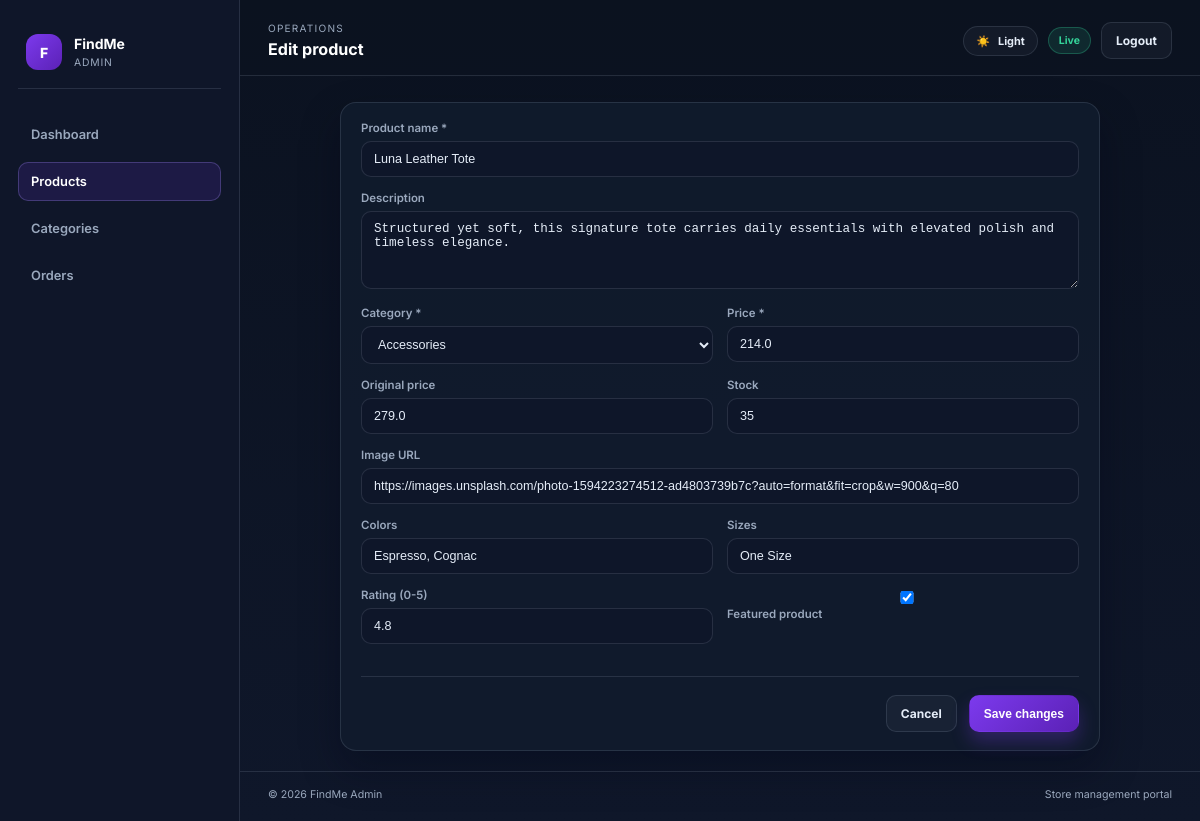
Page /admin/products/edit/2 (signed in) on the committed database.
### models.py (models this page shows)
class Product(db.Model):
    __tablename__ = 'products'
    id = db.Column(db.Integer, primary_key=True)
    name = db.Column(db.String(255), nullable=False)
    description = db.Column(db.Text)
    price = db.Column(db.Float, nullable=False)
    old_price = db.Column(db.Float)
    image = db.Column(db.String(500))
    gallery = db.Column(db.JSON)  # List of image URLs
    category_id = db.Column(db.Integer, db.ForeignKey('categories.id'), nullable=False)
    colors = db.Column(db.JSON)  # List of colors
    sizes = db.Column(db.JSON)  # List of sizes
    stock = db.Column(db.Integer, default=0)
    featured = db.Column(db.Boolean, default=False)
    rating = db.Column(db.Float, default=5.0)
    reviews_count = db.Column(db.Integer, default=0)
    created_at = db.Column(db.DateTime, default=datetime.utcnow)
    updated_at = db.Column(db.DateTime, default=datetime.utcnow, onupdate=datetime.utcnow)
    reviews = db.relationship('Review', backref='product', lazy=True, cascade='all, delete-orphan')
    order_items = db.relationship('OrderItem', backref='product', lazy=True)

class Category(db.Model):
    __tablename__ = 'categories'
    id = db.Column(db.Integer, primary_key=True)
    name = db.Column(db.String(120), unique=True, nullable=False)
    description = db.Column(db.Text)
    created_at = db.Column(db.DateTime, default=datetime.utcnow)
    products = db.relationship('Product', backref='category', lazy=True, cascade='all, delete-orphan')

### app.py (the view, shortened to what this page needs)
@app.route('/admin/products/edit/<int:product_id>', methods=['GET', 'POST'])
def admin_edit_product(product_id):
    if 'admin_id' not in session:
        return redirect(url_for('admin_login'))
    product = Product.query.get_or_404(product_id)
    categories = Category.query.all()
    return render_template('admin/edit_product.html', product=product, categories=categories)

### app.py (called while the page is built)
@app.context_processor
def inject_cart_data():
    cart = session.get('cart', {})
    item_count = sum(cart.values())
    subtotal = 0
    for product_id, quantity in cart.items():
        product = Product.query.get(int(product_id))
        if product:
            subtotal += product.price * quantity
    return {'cart_count': item_count, 'cart_subtotal': subtotal}

### templates/admin/edit_product.html (shortened to what this page needs)
{% extends 'admin/base.html' %}
{% block page_title %}Edit product{% endblock %}
{% block content %}
<div class="admin-panel" style="max-width: 760px; margin: 0 auto;">
  <form method="POST">
    <div class="form-group">
      <label>Product name *</label>
      <input type="text" name="name" value="{{ product.name }}" required />
    </div>
    <div class="form-group">
      <label>Description</label>
      <textarea name="description" rows="4">{{ product.description }}</textarea>
    </div>
    <div class="form-row">
      <div class="form-group">
        <label>Category *</label>
        <select name="category_id" required>
          {% for category in categories %}
            <option value="{{ category.id }}" {% if category.id == product.category_id %}selected{% endif %}>{{ category.name }}</option>
          {% endfor %}
        </select>
      </div>
      <div class="form-group">
        <label>Price *</label>
        <input type="number" name="price" step="0.01" value="{{ product.price }}" required />
      </div>
    </div>
    <div class="form-row">
      <div class="form-group">
        <label>Original price</label>
        <input type="number" name="old_price" step="0.01" value="{{ product.old_price or '' }}" />
      </div>
      <div class="form-group">
        <label>Stock</label>
        <input type="number" name="stock" value="{{ product.stock }}" />
      </div>
    </div>
    <div class="form-group">
      <label>Image URL</label>
      <input type="url" name="image" value="{{ product.image }}" />
    </div>
    <div class="form-row">
      <div class="form-group">
        <label>Colors</label>
        <input type="text" name="colors" value="{{ product.colors|join(', ') if product.colors else '' }}" />
      </div>
      <div class="form-group">
        <label>Sizes</label>
        <input type="text" name="sizes" value="{{ product.sizes|join(', ') if product.sizes else '' }}" />
      </div>
    </div>
    <div class="form-row">
      <div class="form-group">
        <label>Rating (0-5)</label>
        <input type="number" name="rating" min="0" max="5" step="0.1" value="{{ product.rating }}" />
      </div>
      <div class="form-group checkbox-row">
        <label class="checkbox-label"><input type="checkbox" name="featured" {% if product.featured %}checked{% endif %} /> Featured product</label>
      </div>
    </div>
    <div class="form-actions">
      <a href="{{ url_for('admin_products') }}" class="admin-button admin-button-secondary">Cancel</a>
      <button type="submit" class="admin-button admin-button-primary">Save changes</button>
    </div>
  </form>
</div>
{% endblock %}

### static/css/admin.css (style rules this page uses)
:root { --admin-bg: #0b1220; --admin-panel: #111827; --admin-panel-strong: #0f172a; --admin-card: #111c2d; --admin-line: rgba(148, 163, 184, 0.18); --admin-text: #e5edf8; --admin-muted: #9aa8bd; --admin-accent: #7c3aed; --admin-accent-soft: #a78bfa; --admin-success: #34d399; --admin-warning: #fbbf24; --admin-danger: #f87171; --admin-shadow: 0 18px 38px rgba(2, 6, 23, 0.35); }
* { box-sizing: border-box; }
html, body { margin: 0; min-height: 100%; font-family: "Inter", sans-serif; background: linear-gradient(180deg, var(--admin-bg) 0%, #0f172a 100%); color: var(--admin-text); font-size: 14px; }
body a { color: inherit; text-decoration: none; }
.admin-body { min-height: 100vh; }
.admin-button { display: inline-flex; align-items: center; justify-content: center; border-radius: 10px; border: 1px solid transparent; padding: 10px 14px; font-size: 0.86rem; font-weight: 700; cursor: pointer; transition: 0.2s ease; }
.admin-button-primary { background: linear-gradient(135deg, var(--admin-accent) 0%, #5b21b6 100%); color: white; box-shadow: 0 10px 18px rgba(124, 58, 237, 0.28); }
.admin-button-secondary, .admin-button-ghost { background: rgba(148, 163, 184, 0.06); border-color: var(--admin-line); color: var(--admin-text); }
.stat-card, .admin-panel, .category-card, .admin-login-card { background: rgba(17, 28, 45, 0.92); border: 1px solid var(--admin-line); border-radius: 16px; box-shadow: var(--admin-shadow); }
.admin-panel { padding: 18px 20px; }
.form-group { margin-bottom: 14px; }
.form-group label { display: block; margin-bottom: 6px; font-size: 0.82rem; color: var(--admin-muted); font-weight: 600; }
.form-group input, .form-group textarea, .form-group select { width: 100%; border: 1px solid var(--admin-line); background: rgba(15, 23, 42, 0.9); color: var(--admin-text); border-radius: 10px; padding: 10px 12px; font-size: 0.9rem; }
.form-group input::placeholder, .form-group textarea::placeholder { color: var(--admin-muted); }
.form-row { display: grid; grid-template-columns: repeat(2, minmax(0, 1fr)); gap: 14px; }
.form-actions { display: flex; justify-content: flex-end; gap: 12px; padding-top: 18px; margin-top: 18px; border-top: 1px solid var(--admin-line); }

### rows in the picture
Product: name "Luna Leather Tote", description "Structured yet soft, this signature tote carries daily essentials with elevated polish and timeless elegance.", category_id "Accessories", price "214.0", old_price "279.0", stock "35", image "https://images.unsplash.com/photo-1594223274512-ad4803739b7c?auto=format&fit=crop&w=900&q=80", colors "Espresso, Cognac", sizes "One Size", rating "4.8", featured "☑"
